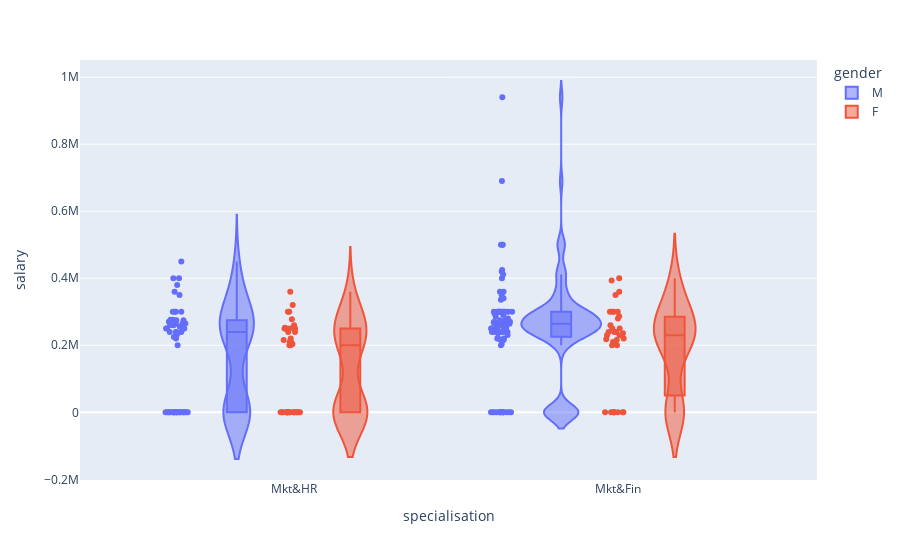

Source (notebook cell):
### Code cell
# Gender bias when offering Salary
# Creating Violin plot
px.violin(placement_cleaned,y="salary",x="specialisation",color="gender",box=True,points="all")

### Figure 1 — Plotly figure (JSON) as saved in the notebook; plotly's stock layout.template omitted (floating-point values rounded to 4 significant figures; data arrays with more than 128 entries replaced by an {"elided": "..."} marker saying what was removed)
{"data": [{"alignmentgroup": "True", "box": {"visible": true}, "hovertemplate": "gender=M<br>specialisation=%{x}<br>salary=%{y}<extra></extra>", "legendgroup": "M", "marker": {"color": "#636efa"}, "name": "M", "offsetgroup": "M", "orientation": "v", "points": "all", "scalegroup": "True", "showlegend": true, "type": "violin", "x": {"elided": "134 str values"}, "x0": " ", "xaxis": "x", "y": {"elided": "134 int values"}, "y0": " ", "yaxis": "y"}, {"alignmentgroup": "True", "box": {"visible": true}, "hovertemplate": "gender=F<br>specialisation=%{x}<br>salary=%{y}<extra></extra>", "legendgroup": "F", "marker": {"color": "#EF553B"}, "name": "F", "offsetgroup": "F", "orientation": "v", "points": "all", "scalegroup": "True", "showlegend": true, "type": "violin", "x": ["Mkt&Fin", "Mkt&HR", "Mkt&Fin", "Mkt&Fin", "Mkt&Fin", "Mkt&HR", "Mkt&Fin", "Mkt&HR", "Mkt&Fin", "Mkt&Fin", "Mkt&HR", "Mkt&HR", "Mkt&HR", "Mkt&Fin", "Mkt&HR", "Mkt&HR", "Mkt&HR", "Mkt&Fin", "Mkt&HR", "Mkt&Fin", "Mkt&HR", "Mkt&HR", "Mkt&HR", "Mkt&HR", "Mkt&HR", "Mkt&Fin", "Mkt&HR", "Mkt&HR", "Mkt&Fin", "Mkt&HR", "Mkt&HR", "Mkt&Fin", "Mkt&HR", "Mkt&HR", "Mkt&Fin", "Mkt&Fin", "Mkt&Fin", "Mkt&Fin", "Mkt&Fin", "Mkt&HR", "Mkt&Fin", "Mkt&HR", "Mkt&Fin", "Mkt&Fin", "Mkt&HR", "Mkt&Fin", "Mkt&Fin", "Mkt&Fin", "Mkt&HR", "Mkt&Fin", "Mkt&HR", "Mkt&Fin", "Mkt&Fin", "Mkt&Fin", "Mkt&Fin", "Mkt&Fin", "Mkt&Fin", "Mkt&HR", "Mkt&HR", "Mkt&HR", "Mkt&HR", "Mkt&HR", "Mkt&HR", "Mkt&HR", "Mkt&Fin", "Mkt&Fin", "Mkt&Fin", "Mkt&HR", "Mkt&HR", "Mkt&HR", "Mkt&Fin", "Mkt&HR", "Mkt&HR"], "x0": " ", "xaxis": "x", "y": [0, 0, 218000, 200000, 0, 0, 393000, 360000, 300000, 0, 250000, 0, 278000, 260000, 300000, 320000, 240000, 287000, 0, 200000, 0, 0, 200000, 0, 216000, 240000, 0, 0, 230000, 0, 240000, 400000, 210000, 210000, 300000, 230000, 300000, 0, 220000, 0, 300000, 250000, 280000, 216000, 250000, 236000, 350000, 210000, 250000, 360000, 200000, 0, 250000, 240000, 240000, 250000, 0, 0, 0, 0, 220000, 0, 0, 252000, 0, 0, 0, 300000, 260000, 0, 210000, 0, 204000], "y0": " ", "yaxis": "y"}], "layout": {"legend": {"title": {"text": "gender"}, "tracegroupgap": 0}, "margin": {"t": 60}, "violinmode": "group", "xaxis": {"anchor": "y", "domain": [0, 1], "title": {"text": "specialisation"}}, "yaxis": {"anchor": "x", "domain": [0, 1], "title": {"text": "salary"}}}}
